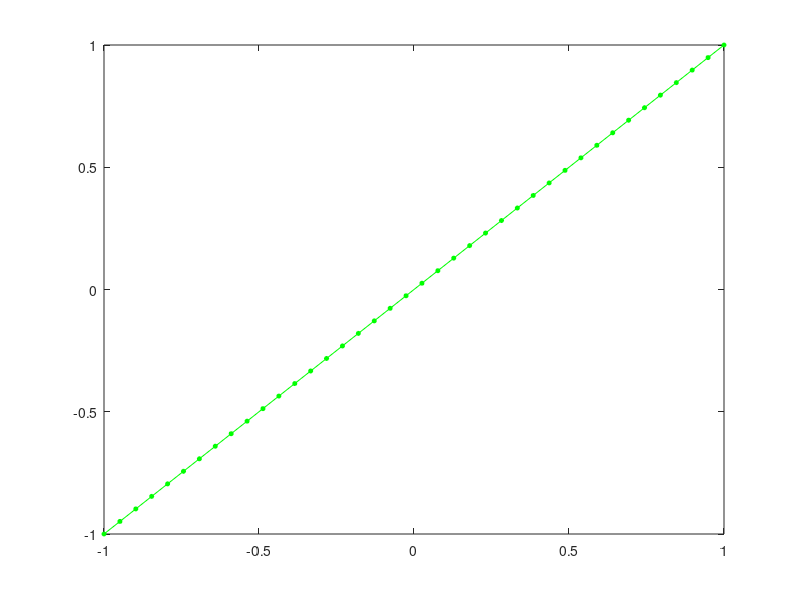

MATLAB code to generate this figure: (Note: this script raises an error after producing the figure.)


numpt = 40 ;

PT = [linspace(-1, 1, numpt)', linspace(-1, 1, numpt)'] ;
% PT = [cos(linspace(0, pi/2, numpt))', sin(linspace(0, pi/2, numpt))'] ;

% PT(2:end-1,:) = PT(2:end-1,:) + 0.1*randn(size(PT(2:end-1,:))) ;

figure(1) ; clf ; 
plot(PT(:,1), PT(:,2), 'g-o', 'MarkerFaceColor', 'g', 'MarkerSize', 3) ; hold on ;

Xint0 = [PT(2:end-1,1); PT(2:end-1,2)] ;
options = optimset('MaxIter', 50000);
Xintopt = fminsearch(@(Xint) objfun(numpt,PT(1,:), PT(end,:), Xint), Xint0, options) ;

PT_opt = [Xintopt(1:numpt-2), Xintopt(numpt-1:2*numpt-4)] ;

figure(1) ; 
plot(PT_opt(:,1), PT_opt(:,2), 'k-o', 'MarkerFaceColor', 'k', 'MarkerSize', 3)
axis equal ;


%%
% 
function objval = objfun(numpt, p, q, Xint)
    % Make input variable into (numpt)x2 matrix
    PT = [Xint(1:numpt-2), Xint(numpt-1:2*numpt-4)] ;
    PT = [p; PT; q] ;    
    objval = 0 ;
    % Energy from arclength
    for k = 1:numpt-1
        objval = objval + (numpt/2)*(norm(PT(k+1,:) - PT(k,:)))^2 ;
    end
    % Energy from equal chord length
    mu = 5; 
    for k = 2:numpt-1
        objval = objval + mu*(norm(PT(k+1,:) - PT(k,:))^2 - norm(PT(k,:) - PT(k-1,:))^2 ) ;
    end
end
